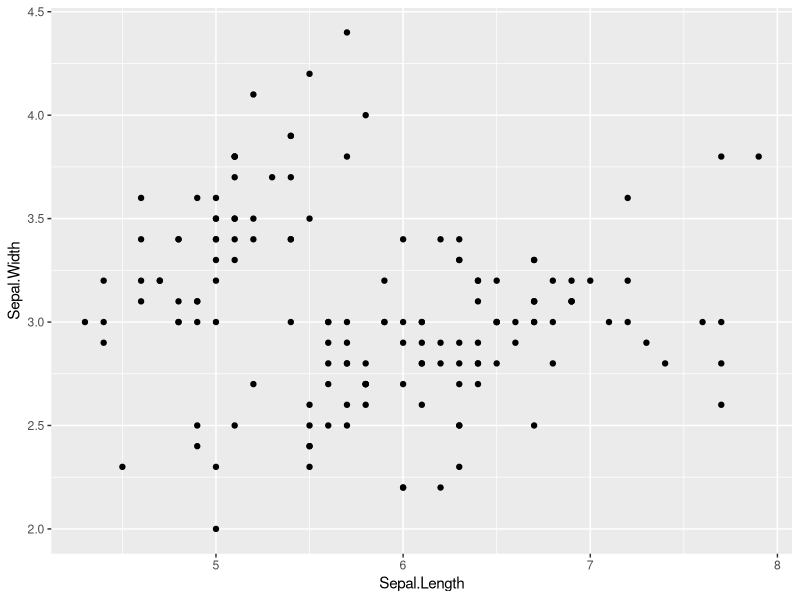
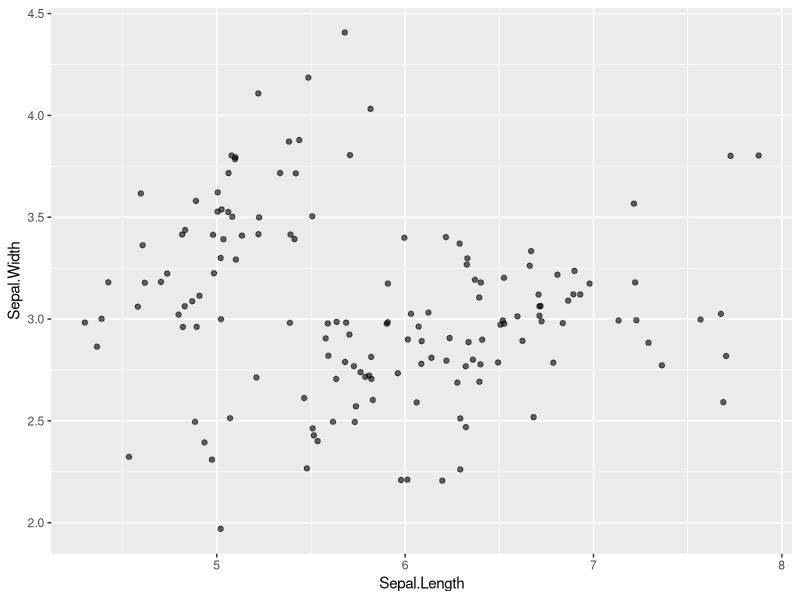
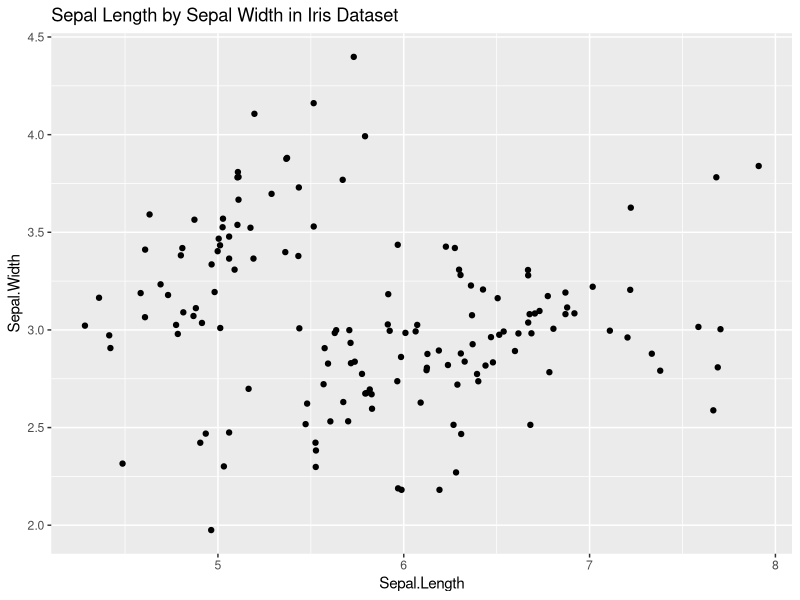
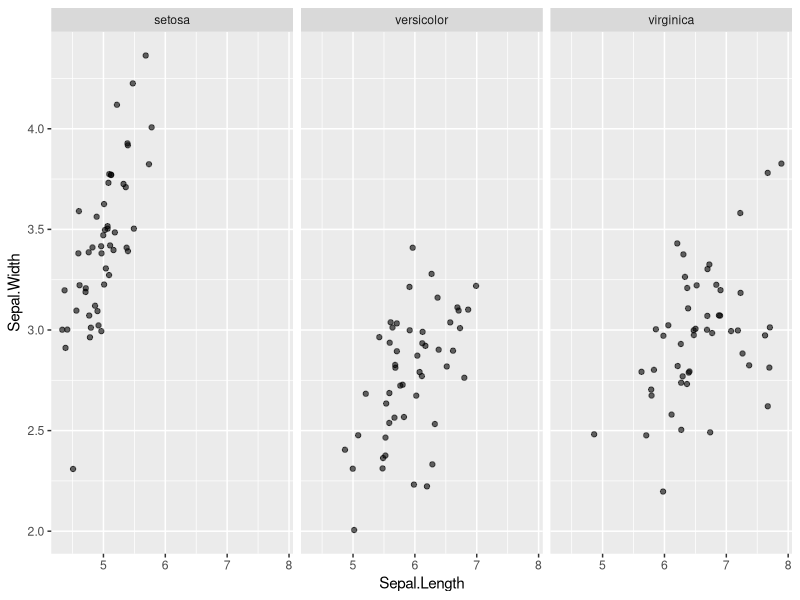
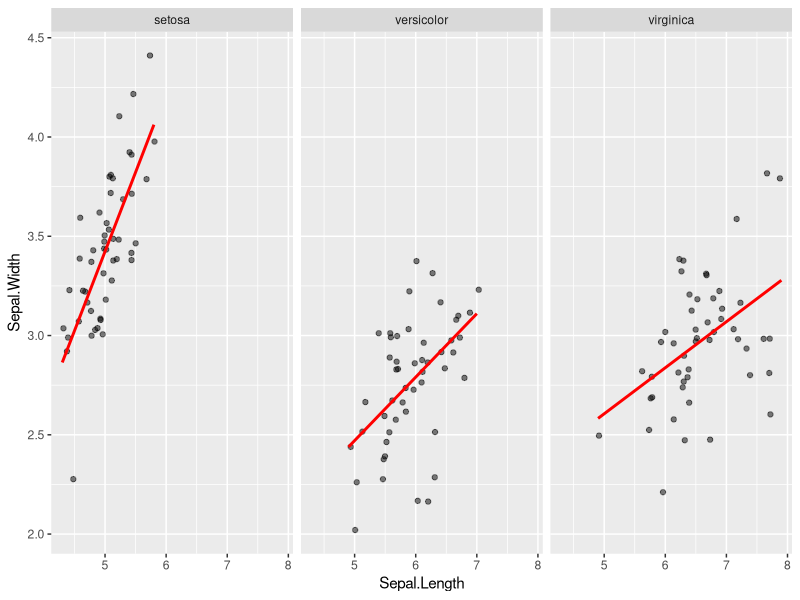
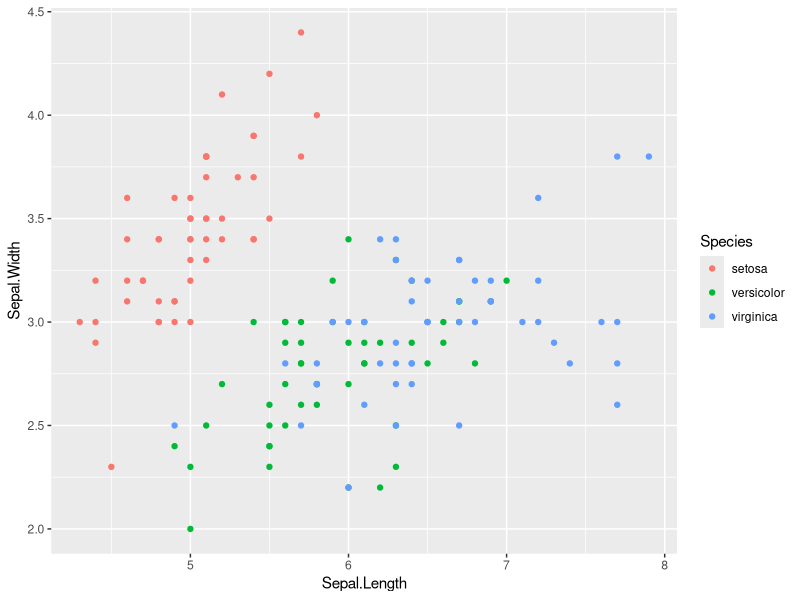
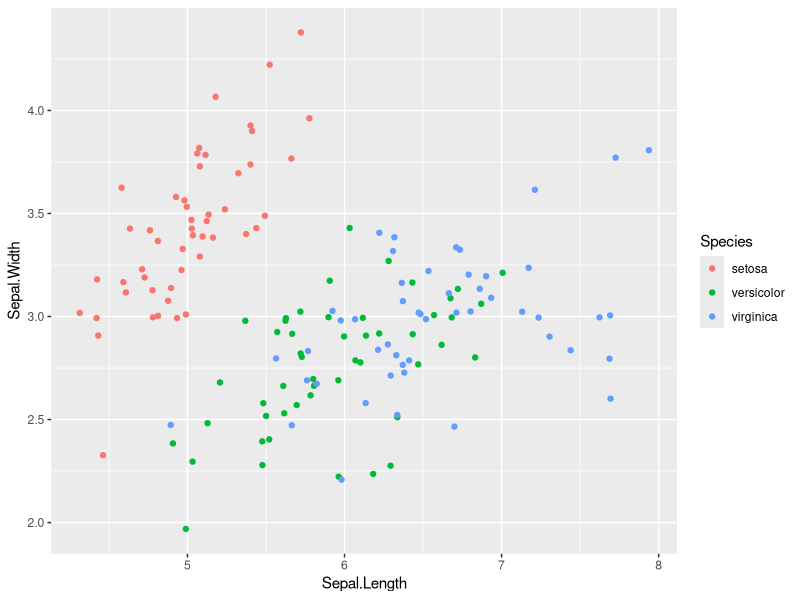
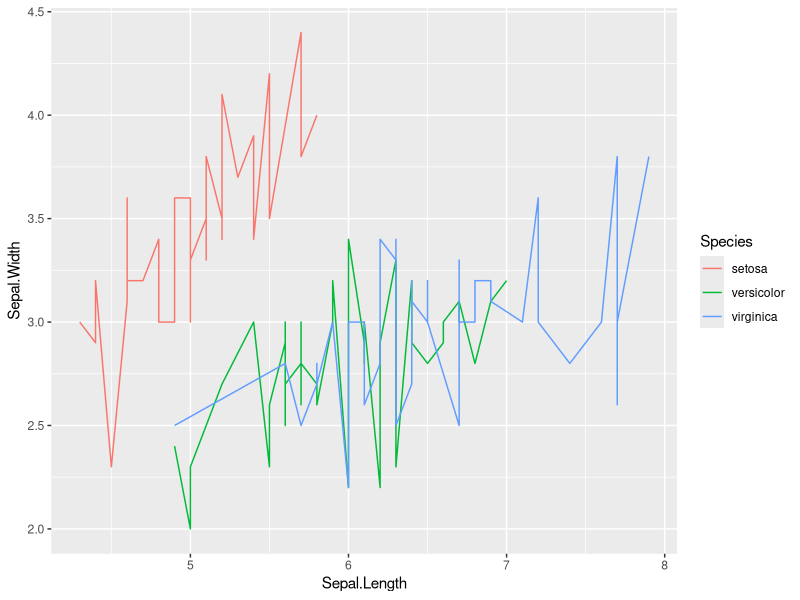

Reproduce these figures in R, in order. (Note: this script raises an error after producing the figures.)
install.packages("ggthemes")
library(ggthemes)
library(tidyverse)
library(dplyr)
library (lubridate)

?iris
data(iris)
summary(iris)
glimpse(iris)
head(iris)
sum(is.na(iris))

ggplot(iris, aes(x=Sepal.Length, y= Sepal.Width)) +
  geom_point ()

ggplot(iris, aes(x=Sepal.Length, y= Sepal.Width)) +
  geom_jitter(alpha = 0.6)

ggplot(iris, aes(x=Sepal.Length, y= Sepal.Width)) +
  geom_jitter()+
  labs(title= "Sepal Length by Sepal Width in Iris Dataset")

ggplot(iris, aes(x=Sepal.Length, y= Sepal.Width)) +
  geom_jitter(alpha = 0.6) +
  facet_grid(.~Species)

ggplot(iris, aes(x=Sepal.Length, y= Sepal.Width)) +
  geom_jitter(alpha = 0.5) +
  facet_grid(.~Species) +
  stat_smooth(method = "lm", se = FALSE, col= "red")

iris_plot <- ggplot(iris, aes(x= Sepal.Length, y= Sepal.Width, color=Species))
iris_plot + geom_point ()
iris_plot + geom_jitter ()
iris_plot + geom_line ()

posn <- position_jitter (width = 0.1)
iris_plot + geom_point (position = posn)

iris_summary <- aggregate(iris[1:4], list(iris$Species), mean)
names(iris_summary)[1] <- "Species"
iris_summary 

iris_plot + geom_point ()+
  geom_point(data=iris_summary,
             shape = 21, size =5, fill = "#00000080")

iris_plot + geom_point(position = posn, alpha = .6) +
  geom_point (data = iris_summary, shape = 15, size = 5)

iris_plot + geom_point (position = posn, alpha =.6) +
  geom_vline (data= iris_summary, aes(xintercept = Sepal.Length))

iris_plot + geom_point (position = posn, alpha =.6) +
  geom_vline (data= iris_summary, linetype =2, aes(xintercept = Sepal.Length)) +
  geom_hline (data = iris_summary, linetype = 3, aes(yintercept = Sepal.Width))

iris_plot +
  geom_point (position = posn, alpha = 0.5) +
  facet_grid(.~Species)+
  stat_smooth (method = "lm", se=FALSE, col="red") +
  scale_y_continuous("Sepal Width (cm)",
                     limits = c(1,5),
                     expand = c(0,0)) +
  scale_x_continuous("Sepal length (cm)",
                     limits = c(4,8),
                     breaks = seq(2,8,2),
                     expand = c (0,0)) +
  coord_equal ()

iris_plot + 
  geom_point (position = posn, alpha = 0.5)+
  facet_grid (.~Species) +
  stat_smooth (method = "lm", se=FALSE, col= "red") +
  scale_y_continuous("Sepal Width (cm)",
                     limits = c(1,5),
                     expand = c(0,0))+
  scale_x_continuous("Sepal length (cm)",
                     limits = c(4,8),
                     breaks = seq (2,8,2),
                     expand = c(0,0))+
  coord_equal() +
  labs(x= "Sepal Length", y= "Sepal Width", col= "Species")

ggplot(iris, aes (x= Sepal.Length, y= Sepal.Width)) +
  geom_jitter(alpha = 0.5) +
  facet_grid (.~Species) +
  stat_smooth (method= "lm", se = FALSE, col= "red") +
  scale_y_continuous ("Sepal Width (cm)",
                      limits = c(1,5),
                        expand = c(0,0)) +
scale_x_continuous("Sepal length (cm)",
                   limits = c(4,8),
                   breaks= seq (2,8,2),
                   expand = c(0,0)) + 
  coord_equal ()+
  labs (x= "Sepal Length", y="Sepal Width", col= "Species")+
  theme (panel.background = element_blank(),
         plot.background = element_blank(),
         legend.background = element_blank(),
         legend.key = element_blank (),
         strip.background = element_blank(),
         axis.text = element_text(colour="black"),
         axis.ticks = element_line (colour = "black"),
         panel.grid.major = element_blank(),
         panel.grid.minor = element_blank(),
         axis.line = element_line (colour="black"),
         strip.text = element_blank(),
         panel.spacing = unit (1,"lines")
         )

iris_theme <- theme (panel.background = element_blank (),
                     plot.background = element_blank(),
                     legend.background = element_blank(),
                     legend.key = element_blank(),
                     strip.background = element_blank(),
                     axis.text = element_text(colour = "black"),
                     axis.ticks = element_line(colour = "black"),
                     panel.grid.major = element_blank(),
                     panel.grid.minor = element_blank(),
                     axis.line = element_line (colour = "black"),
                     strip.text = element_blank(),
                     panel.spacing = unit(1, "lines")
                     )               

iris_plot + geom_point(posn) + labs(x= "Sepal Length", y= "Sepal Width", col = "Species")

??ggthemes

iris_plot + geom_jitter() + theme_tufte()




